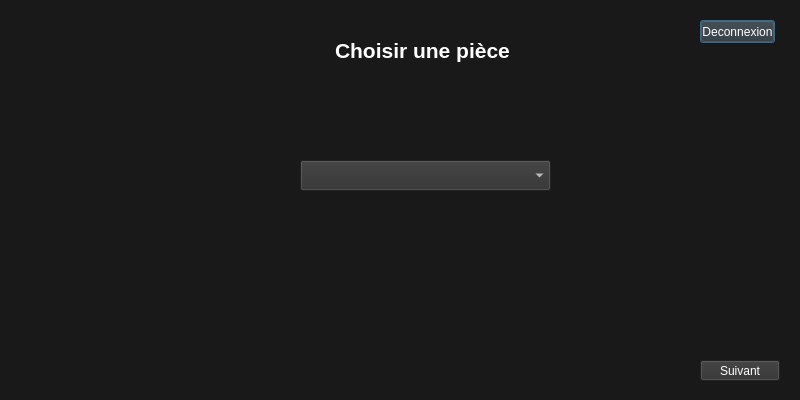
<?xml version="1.0" encoding="UTF-8"?>
<ui version="4.0">
 <class>welcomePage</class>
 <widget class="QDialog" name="welcomePage">
  <property name="geometry">
   <rect>
    <x>0</x>
    <y>0</y>
    <width>800</width>
    <height>400</height>
   </rect>
  </property>
  <property name="windowTitle">
   <string>Dialog</string>
  </property>
  <property name="styleSheet">
   <string notr="true">background-color:rgb(25, 25, 25)</string>
  </property>
  <widget class="QLabel" name="labTitre">
   <property name="geometry">
    <rect>
     <x>335</x>
     <y>10</y>
     <width>181</width>
     <height>81</height>
    </rect>
   </property>
   <property name="font">
    <font>
     <pointsize>16</pointsize>
     <weight>75</weight>
     <bold>true</bold>
    </font>
   </property>
   <property name="styleSheet">
    <string notr="true">color: white;</string>
   </property>
   <property name="text">
    <string>Choisir une pièce</string>
   </property>
  </widget>
  <widget class="QPushButton" name="butDeco">
   <property name="geometry">
    <rect>
     <x>700</x>
     <y>20</y>
     <width>75</width>
     <height>23</height>
    </rect>
   </property>
   <property name="styleSheet">
    <string notr="true">color : white;
background-color:rgb(48, 48, 48)</string>
   </property>
   <property name="text">
    <string>Deconnexion</string>
   </property>
  </widget>
  <widget class="QComboBox" name="deroulPiece">
   <property name="geometry">
    <rect>
     <x>300</x>
     <y>160</y>
     <width>251</width>
     <height>31</height>
    </rect>
   </property>
   <property name="font">
    <font>
     <pointsize>12</pointsize>
    </font>
   </property>
   <property name="styleSheet">
    <string notr="true">color : white;
background-color:rgb(48, 48, 48)</string>
   </property>
  </widget>
  <widget class="QPushButton" name="butSuivant">
   <property name="geometry">
    <rect>
     <x>700</x>
     <y>360</y>
     <width>80</width>
     <height>21</height>
    </rect>
   </property>
   <property name="styleSheet">
    <string notr="true">color : white;
background-color:rgb(48, 48, 48)</string>
   </property>
   <property name="text">
    <string>Suivant</string>
   </property>
  </widget>
 </widget>
 <resources/>
 <connections/>
</ui>
